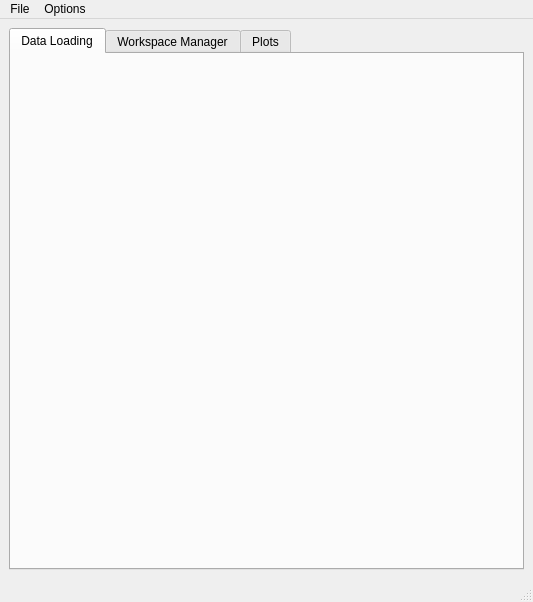
<?xml version="1.0" encoding="UTF-8"?>
<ui version="4.0">
 <class>MainWindow</class>
 <widget class="QMainWindow" name="MainWindow">
  <property name="geometry">
   <rect>
    <x>0</x>
    <y>0</y>
    <width>533</width>
    <height>602</height>
   </rect>
  </property>
  <property name="windowTitle">
   <string>Mantid MSlice</string>
  </property>
  <widget class="QWidget" name="centralwidget">
   <layout class="QGridLayout" name="gridLayout">
    <item row="0" column="0">
     <widget class="QSplitter" name="splitter">
      <property name="orientation">
       <enum>Qt::Vertical</enum>
      </property>
      <widget class="QTabWidget" name="tabWidget">
       <property name="sizePolicy">
        <sizepolicy hsizetype="Preferred" vsizetype="Preferred">
         <horstretch>0</horstretch>
         <verstretch>0</verstretch>
        </sizepolicy>
       </property>
       <property name="tabShape">
        <enum>QTabWidget::Rounded</enum>
       </property>
       <property name="currentIndex">
        <number>0</number>
       </property>
       <property name="iconSize">
        <size>
         <width>16</width>
         <height>16</height>
        </size>
       </property>
       <widget class="DataLoaderWidget" name="data_loading">
        <attribute name="title">
         <string>Data Loading</string>
        </attribute>
       </widget>
       <widget class="QWidget" name="workspace_manager">
        <attribute name="title">
         <string>Workspace Manager</string>
        </attribute>
        <layout class="QHBoxLayout" name="horizontalLayout_2">
         <item>
          <widget class="WorkspaceManagerWidget" name="wgtWorkspacemanager" native="true">
           <property name="maximumSize">
            <size>
             <width>500</width>
             <height>16777215</height>
            </size>
           </property>
          </widget>
         </item>
         <item>
          <widget class="QWidget" name="controls" native="true">
           <layout class="QVBoxLayout" name="verticalLayout_2">
            <item>
             <widget class="QWidget" name="widget_3" native="true">
              <property name="maximumSize">
               <size>
                <width>250</width>
                <height>16777215</height>
               </size>
              </property>
              <layout class="QGridLayout" name="gridLayout_2">
               <item row="1" column="1">
                <widget class="QPushButton" name="btnRename">
                 <property name="maximumSize">
                  <size>
                   <width>130</width>
                   <height>16777215</height>
                  </size>
                 </property>
                 <property name="text">
                  <string>Rename</string>
                 </property>
                </widget>
               </item>
               <item row="0" column="0">
                <spacer name="verticalSpacer_2">
                 <property name="orientation">
                  <enum>Qt::Vertical</enum>
                 </property>
                 <property name="sizeHint" stdset="0">
                  <size>
                   <width>20</width>
                   <height>40</height>
                  </size>
                 </property>
                </spacer>
               </item>
               <item row="6" column="0">
                <widget class="QPushButton" name="btnDelete">
                 <property name="maximumSize">
                  <size>
                   <width>130</width>
                   <height>16777215</height>
                  </size>
                 </property>
                 <property name="text">
                  <string>Delete</string>
                 </property>
                </widget>
               </item>
               <item row="3" column="0">
                <widget class="QPushButton" name="btnAdd">
                 <property name="maximumSize">
                  <size>
                   <width>130</width>
                   <height>16777215</height>
                  </size>
                 </property>
                 <property name="text">
                  <string>Add</string>
                 </property>
                </widget>
               </item>
               <item row="1" column="0">
                <widget class="QPushButton" name="btnSave">
                 <property name="maximumSize">
                  <size>
                   <width>130</width>
                   <height>16777215</height>
                  </size>
                 </property>
                 <property name="text">
                  <string>Save</string>
                 </property>
                </widget>
               </item>
               <item row="4" column="0">
                <widget class="QPushButton" name="btnPlot">
                 <property name="maximumSize">
                  <size>
                   <width>130</width>
                   <height>16777215</height>
                  </size>
                 </property>
                 <property name="text">
                  <string>Plot</string>
                 </property>
                </widget>
               </item>
               <item row="7" column="0">
                <widget class="QPushButton" name="btnMerge">
                 <property name="maximumSize">
                  <size>
                   <width>130</width>
                   <height>16777215</height>
                  </size>
                 </property>
                 <property name="text">
                  <string>Merge</string>
                 </property>
                </widget>
               </item>
               <item row="4" column="1">
                <widget class="QPushButton" name="btnOverplot">
                 <property name="maximumSize">
                  <size>
                   <width>130</width>
                   <height>16777215</height>
                  </size>
                 </property>
                 <property name="text">
                  <string>Overplot</string>
                 </property>
                </widget>
               </item>
               <item row="3" column="1">
                <widget class="QPushButton" name="btnSubtract">
                 <property name="maximumSize">
                  <size>
                   <width>130</width>
                   <height>16777215</height>
                  </size>
                 </property>
                 <property name="text">
                  <string>Subtract</string>
                 </property>
                </widget>
               </item>
               <item row="8" column="0">
                <spacer name="verticalSpacer">
                 <property name="orientation">
                  <enum>Qt::Vertical</enum>
                 </property>
                 <property name="sizeHint" stdset="0">
                  <size>
                   <width>20</width>
                   <height>40</height>
                  </size>
                 </property>
                </spacer>
               </item>
               <item row="6" column="1">
                <widget class="QFrame" name="stackFrame">
                 <property name="sizePolicy">
                  <sizepolicy hsizetype="Minimum" vsizetype="Minimum">
                   <horstretch>0</horstretch>
                   <verstretch>0</verstretch>
                  </sizepolicy>
                 </property>
                 <property name="minimumSize">
                  <size>
                   <width>130</width>
                   <height>25</height>
                  </size>
                 </property>
                 <property name="frameShape">
                  <enum>QFrame::NoFrame</enum>
                 </property>
                 <property name="frameShadow">
                  <enum>QFrame::Plain</enum>
                 </property>
                 <property name="lineWidth">
                  <number>0</number>
                 </property>
                 <widget class="QPushButton" name="btnSaveToADS">
                  <property name="enabled">
                   <bool>true</bool>
                  </property>
                  <property name="geometry">
                   <rect>
                    <x>0</x>
                    <y>0</y>
                    <width>130</width>
                    <height>25</height>
                   </rect>
                  </property>
                  <property name="sizePolicy">
                   <sizepolicy hsizetype="Minimum" vsizetype="Minimum">
                    <horstretch>0</horstretch>
                    <verstretch>0</verstretch>
                   </sizepolicy>
                  </property>
                  <property name="minimumSize">
                   <size>
                    <width>130</width>
                    <height>25</height>
                   </size>
                  </property>
                  <property name="maximumSize">
                   <size>
                    <width>130</width>
                    <height>16777215</height>
                   </size>
                  </property>
                  <property name="text">
                   <string>Save to MantidWorkbench</string>
                  </property>
                 </widget>
                </widget>
               </item>
               <item row="7" column="1">
                <widget class="QFrame" name="composeFrame">
                 <property name="maximumSize">
                  <size>
                   <width>130</width>
                   <height>16777215</height>
                  </size>
                 </property>
                 <layout class="QHBoxLayout" name="composeLayout">
                  <property name="spacing">
                   <number>0</number>
                  </property>
                  <property name="leftMargin">
                   <number>0</number>
                  </property>
                  <property name="topMargin">
                   <number>0</number>
                  </property>
                  <property name="rightMargin">
                   <number>0</number>
                  </property>
                  <property name="bottomMargin">
                   <number>0</number>
                  </property>
                  <item>
                   <widget class="QPushButton" name="btnCompose">
                    <property name="sizePolicy">
                     <sizepolicy hsizetype="Expanding" vsizetype="Minimum">
                      <horstretch>0</horstretch>
                      <verstretch>0</verstretch>
                     </sizepolicy>
                    </property>
                    <property name="text">
                     <string>Compose</string>
                    </property>
                   </widget>
                  </item>
                  <item>
                   <widget class="QPushButton" name="btnComposeMenu">
                    <property name="sizePolicy">
                     <sizepolicy hsizetype="Maximum" vsizetype="Minimum">
                      <horstretch>0</horstretch>
                      <verstretch>0</verstretch>
                     </sizepolicy>
                    </property>
                    <property name="minimumSize">
                     <size>
                      <width>20</width>
                      <height>0</height>
                     </size>
                    </property>
                    <property name="maximumSize">
                     <size>
                      <width>10</width>
                      <height>16777215</height>
                     </size>
                    </property>
                   </widget>
                  </item>
                 </layout>
                </widget>
               </item>
              </layout>
             </widget>
            </item>
            <item>
             <widget class="QTabWidget" name="tabWidget_2">
              <property name="sizePolicy">
               <sizepolicy hsizetype="Preferred" vsizetype="Preferred">
                <horstretch>0</horstretch>
                <verstretch>0</verstretch>
               </sizepolicy>
              </property>
              <property name="currentIndex">
               <number>0</number>
              </property>
              <widget class="PowderWidget" name="wgtPowder">
               <attribute name="title">
                <string>Powder</string>
               </attribute>
              </widget>
              <widget class="SliceWidget" name="wgtSlice">
               <attribute name="title">
                <string>Slice</string>
               </attribute>
              </widget>
              <widget class="CutWidget" name="wgtCut">
               <attribute name="title">
                <string>Cut</string>
               </attribute>
              </widget>
             </widget>
            </item>
            <item>
             <spacer name="verticalSpacer_3">
              <property name="orientation">
               <enum>Qt::Vertical</enum>
              </property>
              <property name="sizeHint" stdset="0">
               <size>
                <width>20</width>
                <height>40</height>
               </size>
              </property>
             </spacer>
            </item>
           </layout>
          </widget>
         </item>
        </layout>
       </widget>
       <widget class="PlotSelectorView" name="plot_selector_view">
        <attribute name="title">
         <string>Plots</string>
        </attribute>
       </widget>
      </widget>
     </widget>
    </item>
   </layout>
  </widget>
  <widget class="QStatusBar" name="statusbar">
   <property name="font">
    <font>
     <pointsize>11</pointsize>
     <weight>75</weight>
     <bold>true</bold>
    </font>
   </property>
   <property name="styleSheet">
    <string notr="true">color: red</string>
   </property>
  </widget>
  <widget class="QMenuBar" name="menuBar">
   <property name="geometry">
    <rect>
     <x>0</x>
     <y>0</y>
     <width>533</width>
     <height>18</height>
    </rect>
   </property>
   <widget class="QMenu" name="menuFile">
    <property name="title">
     <string>File</string>
    </property>
    <addaction name="action_quit"/>
   </widget>
   <widget class="QMenu" name="menuOptions">
    <property name="title">
     <string>Options</string>
    </property>
    <widget class="QMenu" name="menuDefault_Energy_Units">
     <property name="title">
      <string>Default Energy Units</string>
     </property>
    </widget>
    <widget class="QMenu" name="menuEUnitConv">
     <property name="title">
      <string>Automatic Energy Unit Conversion</string>
     </property>
     <addaction name="actionEUnitConvEnabled"/>
     <addaction name="actionEUnitConvDisabled"/>
    </widget>
    <widget class="QMenu" name="menuCutAlgo">
     <property name="title">
      <string>Cut algorithm</string>
     </property>
     <addaction name="actionCutAlgoRebin"/>
     <addaction name="actionCutAlgoIntegration"/>
    </widget>
    <addaction name="menuDefault_Energy_Units"/>
    <addaction name="menuEUnitConv"/>
    <addaction name="menuCutAlgo"/>
   </widget>
   <addaction name="menuFile"/>
   <addaction name="menuOptions"/>
  </widget>
  <action name="action_quit">
   <property name="text">
    <string>Quit</string>
   </property>
  </action>
  <action name="actionEUnitConvEnabled">
   <property name="checkable">
    <bool>true</bool>
   </property>
   <property name="checked">
    <bool>true</bool>
   </property>
   <property name="text">
    <string>Enabled</string>
   </property>
  </action>
  <action name="actionEUnitConvDisabled">
   <property name="checkable">
    <bool>true</bool>
   </property>
   <property name="text">
    <string>Disabled</string>
   </property>
  </action>
  <action name="actionCutAlgoRebin">
   <property name="checkable">
    <bool>true</bool>
   </property>
   <property name="checked">
    <bool>true</bool>
   </property>
   <property name="text">
    <string>Rebin</string>
   </property>
  </action>
  <action name="actionCutAlgoIntegration">
   <property name="checkable">
    <bool>true</bool>
   </property>
   <property name="text">
    <string>Integration</string>
   </property>
  </action>
 </widget>
 <customwidgets>
  <customwidget>
   <class>WorkspaceManagerWidget</class>
   <extends>QWidget</extends>
   <header>mslice/widgets/workspacemanager/workspacemanager.h</header>
   <container>1</container>
  </customwidget>
  <customwidget>
   <class>SliceWidget</class>
   <extends>QWidget</extends>
   <header>mslice/widgets/slice/slice.h</header>
   <container>1</container>
  </customwidget>
  <customwidget>
   <class>CutWidget</class>
   <extends>QWidget</extends>
   <header>mslice/widgets/cut/cut.h</header>
   <container>1</container>
  </customwidget>
  <customwidget>
   <class>PowderWidget</class>
   <extends>QWidget</extends>
   <header>mslice/widgets/projection/powder/powder.h</header>
   <container>1</container>
  </customwidget>
  <customwidget>
   <class>DataLoaderWidget</class>
   <extends>QWidget</extends>
   <header>mslice/widgets/dataloader/dataloader.h</header>
   <container>1</container>
  </customwidget>
  <customwidget>
   <class>PlotSelectorView</class>
   <extends>QWidget</extends>
   <header>mslice/widgets/plotselector/view.h</header>
   <container>1</container>
  </customwidget>
 </customwidgets>
 <resources/>
 <connections/>
</ui>
